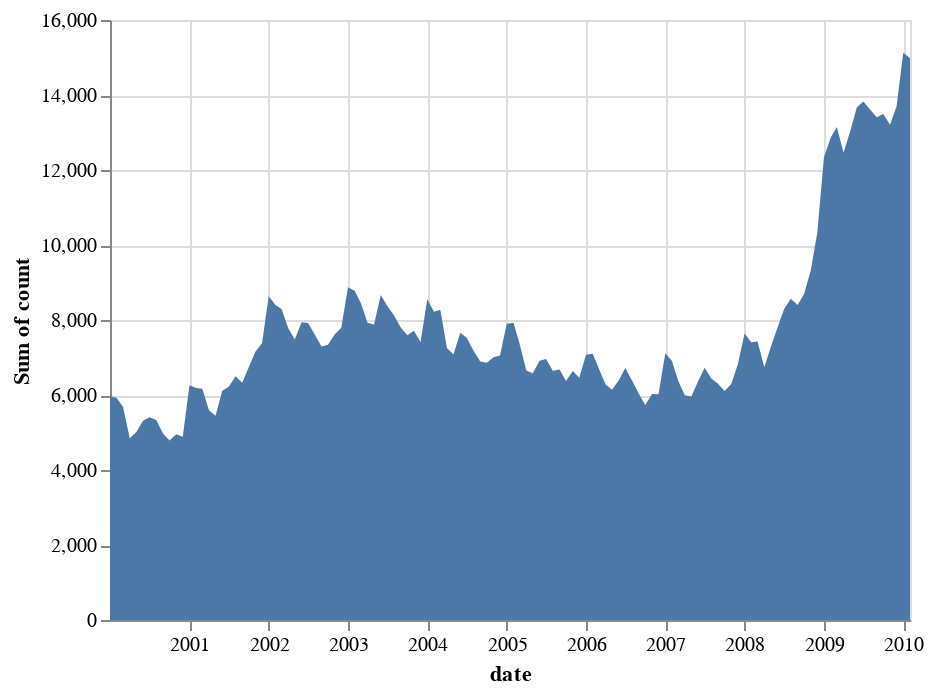

Source (notebook cell):
### Markdown cell above
## Simple area chart

### Code cell
alt.Chart(unemp).mark_area().encode(
    alt.X('date:T', axis=alt.Axis(format='%Y', labelAngle=0)),
    y='sum(count):Q'
)

### Figure 1 — Vega-Lite specification as saved in the notebook (floating-point values rounded to 4 significant figures; data arrays with more than 128 entries replaced by an {"elided": "..."} marker saying what was removed)
{"$schema": "https://vega.github.io/schema/vega-lite/v2.json", "config": {"view": {"height": 300, "width": 400}}, "data": {"values": {"elided": "1708 records"}}, "encoding": {"x": {"axis": {"format": "%Y", "labelAngle": 0}, "field": "date", "type": "temporal"}, "y": {"aggregate": "sum", "field": "count", "type": "quantitative"}}, "mark": "area"}
